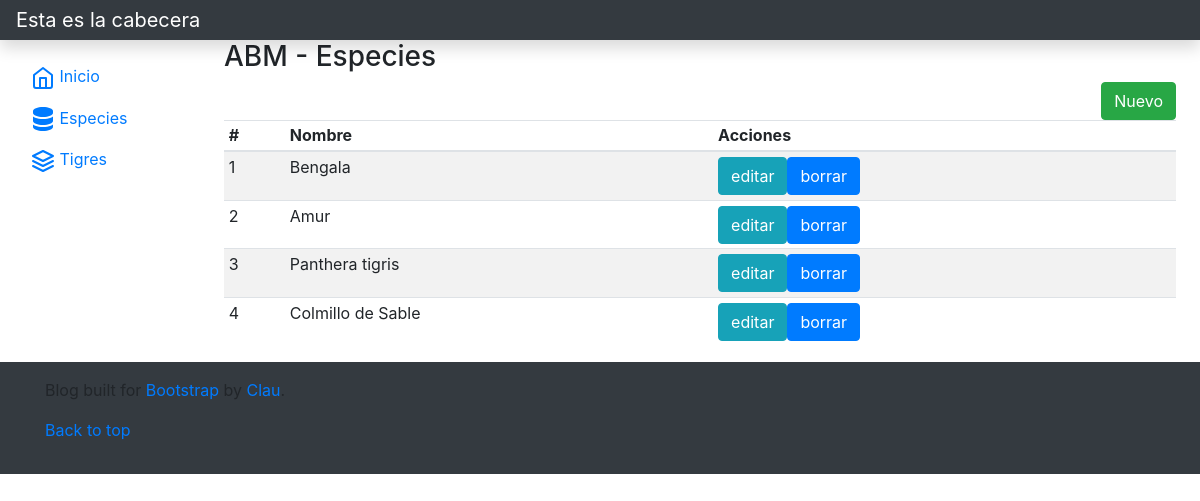
Screenshot of /vista/especie/index.php with the database file from the repository.
### tables this page shows
CREATE TABLE `especies` (
  `idespecie` int(11) NOT NULL,
  `especie` varchar(50) DEFAULT NULL
);

### modelo/conector/BaseDatos.php (called while the page is built, shortened)
<?php
class BaseDatos extends PDO {
  	private $indice;
  	private $resultado;
    public function __construct(){
        $this->indice =0;
    }
    public function Ejecutar($sql){
        if ( stristr($sql,"select")){
            $resp =  $this->EjecutarSelect($sql);
        }
        return $resp;
   }
   private function EjecutarSelect($sql){
       $cant = -1;
       try {
           $resultado=parent::query($sql);
       if($resultado){
        $arregloResult = $resultado->fetchAll();
        $cant = count($arregloResult);
       }
        }  catch (PDOException $e) {
            $this->analizarDebug();
        }
       return $cant;
   }
   public function Registro() {
       $filaActual = false;
       $indiceActual = $this->getIndice();
       if ($indiceActual>=0) {
           $filas = $this->getResultado();
           if($indiceActual<count($filas)){
               $filaActual =  $filas[$indiceActual];
           }else {
               $this->setIndice(-1);
           }
       }
       return $filaActual;
   }
   private function setIndice ($valor){
       $this->indice = $valor;
   }
   private function getIndice (){
       return $this->indice;
   }
   private function setResultado($valor){
       $this->resultado = $valor;
   }
   private function getResultado(){
      return $this->resultado;
   }
}

### modelo/Especie.php (called while the page is built, shortened)
<?php
class Especie extends BaseDatos
{
    public function listar($parametro=""){
        $arreglo = array();
        $sql="SELECT * FROM especies ";
        if ($parametro!="") {
            $sql.='WHERE '.$parametro;
        }
        if ($this->Iniciar()) {
        $res = $this->Ejecutar($sql);
        if($res>-1){
            if($res>0){
                while ($row = $this->Registro()){
                    $obj= new Especie();
                    $obj->setear($row['idespecie'], $row['especie']);
                    array_push($arreglo, $obj);
                }
            }
        }
        else {
           $this->setmensajeoperacion("Especie->listar: ".$this->getError());
        }
        }
        return $arreglo;
    }
}
?>

### control/ABMEspecie.php (called while the page is built, shortened)
<?php
class ABMEspecie{
    public function buscar($param){
        $where = " true ";
        $obj = new Especie();
        $arreglo = $obj->listar($where);
        return $arreglo;
    }
}
?>

### vista/especie/accion.php (called while the page is built, shortened)
<?php
include_once("../estructura/cabeceraBT.php");
$objTrans = new ABMEspecie();
if (isset($datos['accion'])){
    if($datos['accion']=='listar'){
        $lista = convert_array($objTrans->buscar(null));
    }
    }
?>

### utiles/funciones.php (called while the page is built, shortened)
<?php
function dismount($object) {
    $reflectionClass = new ReflectionClass(get_class($object));
    $array = array();
    foreach ($reflectionClass->getProperties() as $property) {
        $property->setAccessible(true);
        $array[$property->getName()] = $property->getValue($object);
    }
    return $array;
}
function convert_array($param) {
    $_AAux= array();
    if (!empty($param)) {
        if (count($param)){
            foreach($param as $obj) {
                array_push($_AAux,dismount($obj));
            }
        }
    }
    return $_AAux;
}
?>

### vista/especie/index.php (the view, shortened to what this page needs)
<?php
include_once("../estructura/cabeceraBT.php");
include_once("accion.php");
?>
<h3>ABM - Especies</h3>
<div class="row float-right">
    <div class="col-md-12 float-right">
        <a class="btn btn-success" role="button" href="editar.php?accion=nuevo&id=-1">Nuevo</a>
    </div>
</div>
<div class="table-responsive">
    <table class="table table-striped table-sm">
        <thead>
        <tr>
            <th scope="col">#</th>
            <th scope="col">Nombre</th>
            <th scope="col">Acciones</th>
        </tr>
        </thead>
        <tbody>
<?php
 if( count($lista)>0){
    foreach ($lista as $uno) {
        echo '<tr><td>'.$uno['id'].'</td>';
        echo '<td>'.$uno['especie'].'</td>';
        echo '<td><a class="btn btn-info" role="button" href="editar.php?accion=editar&id='.$uno['id'].'">editar</a>';
        echo '<a class="btn btn-primary" role="button" href="editar.php?accion=borrar&id='.$uno['id'].'">borrar</a></td></tr>';
	}
}
?>
        </tbody>
    </table>
</div>
<?php
include_once("../estructura/pieBT.php");
?>

### rows the page displays
especies: idespecie "1", especie "Bengala"
especies: idespecie "2", especie "Amur"
especies: idespecie "3", especie "Panthera tigris"
especies: idespecie "4", especie "Colmillo de Sable"
